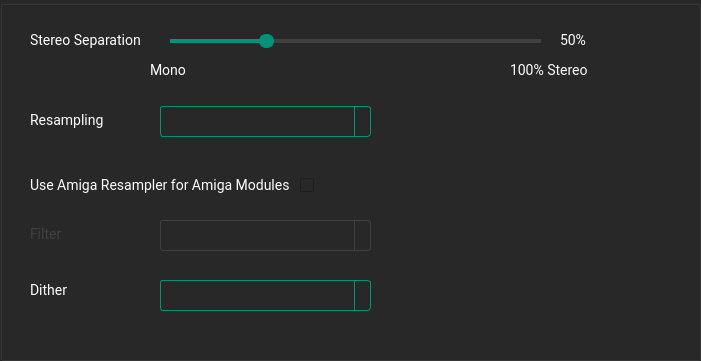
  <widget class="QGroupBox" name="groupBoxLibOpenMPT">
   <property name="enabled">
    <bool>true</bool>
   </property>
   <property name="geometry">
    <rect>
     <x>170</x>
     <y>220</y>
     <width>701</width>
     <height>361</height>
    </rect>
   </property>
   <property name="styleSheet">
    <string notr="true">QWidget
{
border-color:#ff2828;
selection-background-color: #333333/*selection*/;
selection-color: #ffffff/*main text*/;
font-family:Roboto;
font-size:14px;
background-color:#282828/*background*/;
color:#ffffff/*main text*/;
}
QTextEdit {
    border: 8px solid;
	border-color:#009379/*main*/; 
    border-radius: 3px;
    padding: 1px 18px 1px 3px;
    min-width: 6em;
}

QSlider::groove:horizontal { 
	background-color: #404040/*medium*/;
	height: 4px; 
	border-radius: 4px;
}
QSlider::handle:horizontal { 
	background-color: #009379/*main*/; 
	border: 2px solid #009379/*main*/; 
	width: 11px; 
	height: 20px; 
	line-height: 20px; 
	margin-top: -5px; 
	margin-bottom: -5px; 
	border-radius: 7px; 
}
QSlider::handle:horizontal:hover { 
	background-color: #00c09e/*main hover*/; 
	border: 2px solid #00c09e/*main hover*/; 
}


QSlider::sub-page:horizontal {
background-color:#009379/*main*/; 
}
QComboBox {
    border: 1px solid;
	border-color: #009379/*main*/; 
    border-radius: 3px;
    padding: 1px 18px 1px 3px;
    min-width: 6em;
}



QComboBox:!editable, QComboBox::drop-down:editable {
     background: ;
}

/* QComboBox gets the &quot;on&quot; state when the popup is open */
QComboBox:!editable:on, QComboBox::drop-down:editable:on {
    background: #333333/*selection*/
}

QComboBox:on { /* shift the text when the popup opens */
    padding-top: 3px;
    padding-left: 4px;
}

QComboBox::drop-down {
    subcontrol-origin: padding;
    subcontrol-position: top right;
    width: 15px;

    border-left-width: 1px;
    border-left-color: #009379/*main*/; 
    border-left-style: solid; /* just a single line */
    border-top-right-radius: 3px; /* same radius as the QComboBox */
    border-bottom-right-radius: 3px;
}
QComboBox QAbstractItemView {
    border: 1px solid;
	border-color: #009379/*main*/; 
    background-color:#282828/*background*/;
	outline:none;
}
QComboBox::down-arrow {
    image: url(/usr/share/icons/crystalsvg/16x16/actions/1downarrow.png);
}

QComboBox::down-arrow:on { /* shift the arrow when popup is open */
    top: 1px;
    left: 1px;
}

QLineEdit {
    border: 1px solid;
	border-color:#009379/*main*/; 
    border-radius: 3px;
    padding: 1px 18px 1px 3px;
    min-width: 6em;
}
QLineEdit:disabled{
border-color:#404040/*medium*/;
}
QWidget:disabled
{
color:#404040/*medium*/;

}

QSlider::handle:disabled { 
	background-color: #404040/*medium*/;
	border: 2px solid #404040/*medium*/;
}
QSlider::sub-page:horizontal:disabled {
background-color:#404040/*medium*/;
}
QComboBox:disabled {
    border: 1px solid #404040/*medium*/;

}
QComboBox::drop-down:disabled {

    border-left-color: #404040/*medium*/;

}
QPushButton
{
font-family:roboto;
background-color: #b7b7b7/*button*/;
border-radius: 12px;
padding:6px;
font-size:14px;
color:#282828/*background*/;
}
QPushButton:hover
{
	background-color: #ffffff/*button hover*/;
}
</string>
   </property>
   <property name="title">
    <string/>
   </property>
   <property name="flat">
    <bool>true</bool>
   </property>
   <widget class="QLabel" name="label_38">
    <property name="geometry">
     <rect>
      <x>30</x>
      <y>20</y>
      <width>121</width>
      <height>41</height>
     </rect>
    </property>
    <property name="lineWidth">
     <number>1</number>
    </property>
    <property name="text">
     <string>Stereo Separation</string>
    </property>
   </widget>
   <widget class="QSlider" name="SliderStereoSeparationOpenMPT">
    <property name="geometry">
     <rect>
      <x>170</x>
      <y>30</y>
      <width>371</width>
      <height>22</height>
     </rect>
    </property>
    <property name="maximum">
     <number>200</number>
    </property>
    <property name="value">
     <number>50</number>
    </property>
    <property name="sliderPosition">
     <number>50</number>
    </property>
    <property name="orientation">
     <enum>Qt::Horizontal</enum>
    </property>
   </widget>
   <widget class="QLabel" name="labelStereoSeparationOpenMPT">
    <property name="geometry">
     <rect>
      <x>560</x>
      <y>20</y>
      <width>131</width>
      <height>41</height>
     </rect>
    </property>
    <property name="text">
     <string>50%</string>
    </property>
   </widget>
   <widget class="QLabel" name="label_39">
    <property name="geometry">
     <rect>
      <x>150</x>
      <y>60</y>
      <width>41</width>
      <height>21</height>
     </rect>
    </property>
    <property name="text">
     <string>Mono</string>
    </property>
   </widget>
   <widget class="QLabel" name="label_40">
    <property name="geometry">
     <rect>
      <x>510</x>
      <y>60</y>
      <width>91</width>
      <height>21</height>
     </rect>
    </property>
    <property name="text">
     <string>100% Stereo</string>
    </property>
   </widget>
   <widget class="QLabel" name="label_41">
    <property name="geometry">
     <rect>
      <x>30</x>
      <y>100</y>
      <width>91</width>
      <height>41</height>
     </rect>
    </property>
    <property name="lineWidth">
     <number>1</number>
    </property>
    <property name="text">
     <string>Resampling</string>
    </property>
   </widget>
   <widget class="QComboBox" name="comboBoxResamplingOpenMPT">
    <property name="geometry">
     <rect>
      <x>160</x>
      <y>106</y>
      <width>211</width>
      <height>31</height>
     </rect>
    </property>
    <property name="autoFillBackground">
     <bool>false</bool>
    </property>
    <property name="styleSheet">
     <string notr="true"/>
    </property>
    <property name="editable">
     <bool>false</bool>
    </property>
    <property name="currentText">
     <string/>
    </property>
    <property name="placeholderText">
     <string/>
    </property>
    <property name="frame">
     <bool>false</bool>
    </property>
   </widget>
   <widget class="QLabel" name="label_49">
    <property name="geometry">
     <rect>
      <x>30</x>
      <y>170</y>
      <width>261</width>
      <height>31</height>
     </rect>
    </property>
    <property name="text">
     <string>Use Amiga Resampler for Amiga Modules</string>
    </property>
   </widget>
   <widget class="QCheckBox" name="checkBoxFilterOpenMPT">
    <property name="geometry">
     <rect>
      <x>300</x>
      <y>170</y>
      <width>151</width>
      <height>31</height>
     </rect>
    </property>
    <property name="text">
     <string/>
    </property>
    <property name="iconSize">
     <size>
      <width>40</width>
      <height>40</height>
     </size>
    </property>
   </widget>
   <widget class="QLabel" name="label_50">
    <property name="enabled">
     <bool>false</bool>
    </property>
    <property name="geometry">
     <rect>
      <x>30</x>
      <y>214</y>
      <width>91</width>
      <height>41</height>
     </rect>
    </property>
    <property name="lineWidth">
     <number>1</number>
    </property>
    <property name="text">
     <string>Filter</string>
    </property>
   </widget>
   <widget class="QComboBox" name="comboBoxFilterOpenMPT">
    <property name="enabled">
     <bool>false</bool>
    </property>
    <property name="geometry">
     <rect>
      <x>160</x>
      <y>220</y>
      <width>211</width>
      <height>31</height>
     </rect>
    </property>
    <property name="autoFillBackground">
     <bool>false</bool>
    </property>
    <property name="styleSheet">
     <string notr="true"/>
    </property>
    <property name="editable">
     <bool>false</bool>
    </property>
    <property name="currentText">
     <string/>
    </property>
    <property name="placeholderText">
     <string/>
    </property>
    <property name="frame">
     <bool>false</bool>
    </property>
   </widget>
   <widget class="QLabel" name="label_51">
    <property name="geometry">
     <rect>
      <x>30</x>
      <y>270</y>
      <width>91</width>
      <height>41</height>
     </rect>
    </property>
    <property name="lineWidth">
     <number>1</number>
    </property>
    <property name="text">
     <string>Dither</string>
    </property>
   </widget>
   <widget class="QComboBox" name="comboBoxDitherOpenMPT">
    <property name="enabled">
     <bool>true</bool>
    </property>
    <property name="geometry">
     <rect>
      <x>160</x>
      <y>280</y>
      <width>211</width>
      <height>31</height>
     </rect>
    </property>
    <property name="autoFillBackground">
     <bool>false</bool>
    </property>
    <property name="styleSheet">
     <string notr="true"/>
    </property>
    <property name="editable">
     <bool>false</bool>
    </property>
    <property name="currentText">
     <string/>
    </property>
    <property name="placeholderText">
     <string/>
    </property>
    <property name="frame">
     <bool>false</bool>
    </property>
   </widget>
  </widget>
